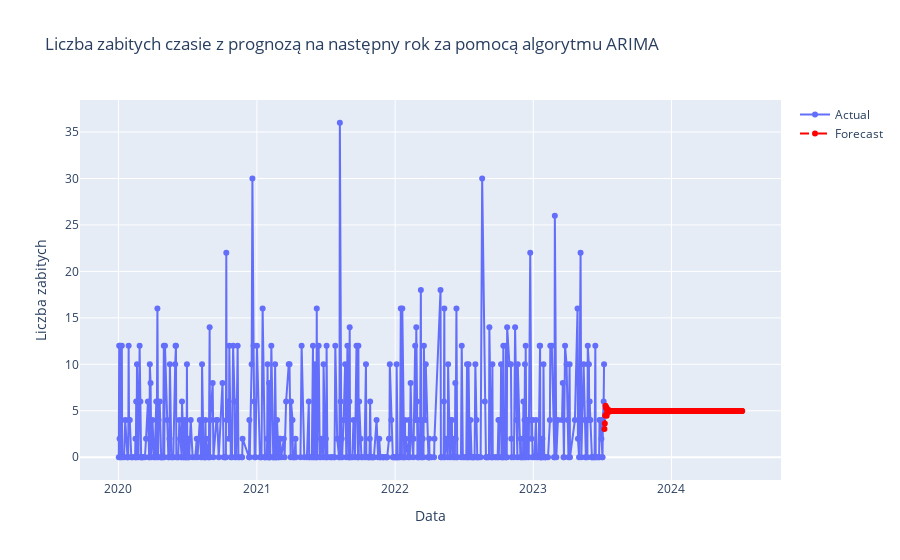

This figure's notebook cell:
### Code cell
import pandas as pd
import numpy as np
import matplotlib.pyplot as plt
from statsmodels.tsa.arima.model import ARIMA
import plotly.graph_objects as go



df['Date'] = pd.to_datetime(df[['Year', 'Month', 'Day']])
# Grupowanie i agregacja danych
df_grouped = df.groupby('Date')['KillCount'].sum().reset_index()

# Przygotowanie danych do modelu ARIMA
df_grouped.set_index('Date', inplace=True)

# Dopasowanie modelu ARIMA
model = ARIMA(df_grouped['KillCount'], order=(5, 1, 0))
model_fit = model.fit()

# Prognoza na następny rok
forecast = model_fit.forecast(steps=365)
forecast_dates = pd.date_range(start=df_grouped.index[-1] + pd.DateOffset(days=1), periods=365, freq='D')

# Wykres szeregu czasowego z prognozą
fig = go.Figure()

# Dodanie rzeczywistych danych
fig.add_trace(go.Scatter(x=df_grouped.index, y=df_grouped['KillCount'], mode='lines+markers', name='Actual'))

# Dodanie prognoz
fig.add_trace(go.Scatter(x=forecast_dates, y=forecast, mode='lines+markers', name='Forecast', line=dict(color='red', dash='dash')))

# Aktualizacja układu wykresu
fig.update_layout(title='Liczba zabitych czasie z prognozą na następny rok za pomocą algorytmu ARIMA', xaxis_title='Data', yaxis_title='Liczba incydentów')

# Wyświetlenie wykresu
fig.show()

# Zapisywanie wykresu do pliku HTML
fig.write_html("forecast_plot2_2.html")

### Figure 1 — Plotly figure (JSON) as saved in the notebook; plotly's stock layout.template omitted (floating-point values rounded to 4 significant figures; data arrays with more than 128 entries replaced by an {"elided": "..."} marker saying what was removed)
{"data": [{"mode": "lines+markers", "name": "Actual", "type": "scatter", "x": {"elided": "508 str values"}, "y": {"elided": "508 int values"}}, {"line": {"color": "red", "dash": "dash"}, "mode": "lines+markers", "name": "Forecast", "type": "scatter", "x": {"elided": "365 str values"}, "y": {"elided": "365 float values"}}], "layout": {"title": {"text": "Liczba zabitych czasie z prognozą na następny rok za pomocą algorytmu ARIMA"}, "xaxis": {"title": {"text": "Data"}}, "yaxis": {"title": {"text": "Liczba zabitych"}}}}
